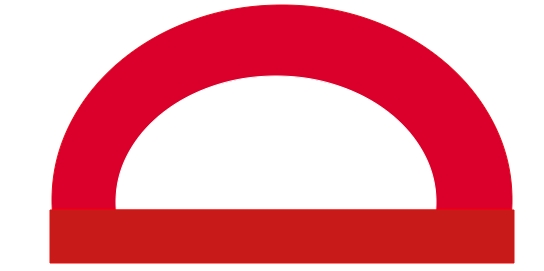
#> input picture example_photos/half_circle_red.jpg, 544 x 271 px, given in place of the camera
$ python webcam_h_c_detector.py   (older library calls are emulated)
#> lines starting #> are read from the running program, lines starting #| are printed output that depends on the picture; after the words box and inside, x2 and y2 are one past the last pixel; in counts of white or black regions, pixels touching at a corner belong together
#This script written to detect half circle objects with webcam.
#I chose red and half circled objects.You can chose your filter too, please write Read.me on git.
#@ dasmehdix
import cv2
import numpy as np

def pixDis(a1,b1,a2,b2):
	#distance between points(pixels)
	y = b2-b1
	x = a2-a1
	return np.sqrt(x*x+y*y)


def nothing(x):
	# any operation
	pass

cap = cv2.VideoCapture(0)

cv2.namedWindow("Trackbars")
cv2.createTrackbar("L-H", "Trackbars", 62, 180, nothing)
cv2.createTrackbar("L-S", "Trackbars", 66, 255, nothing)
cv2.createTrackbar("L-V", "Trackbars", 134, 255, nothing)
cv2.createTrackbar("U-H", "Trackbars", 180, 255, nothing)
cv2.createTrackbar("U-S", "Trackbars", 255, 255, nothing)
cv2.createTrackbar("U-V", "Trackbars", 243, 255, nothing)

font = cv2.FONT_HERSHEY_COMPLEX


global center

while True:
	ret, frame = cap.read()
#> frame is the input picture: shape (271, 544, 3); mean B, G, R 156.7, 145.1, 235.3
	frame = cv2.GaussianBlur(frame,(5,5),0)
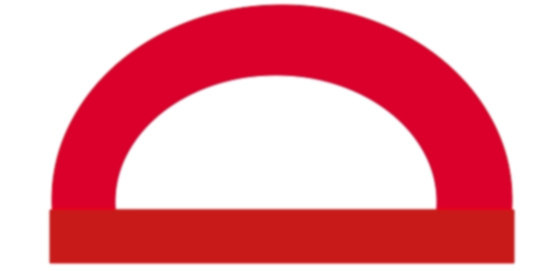
#> frame: shape (271, 544, 3); mean B, G, R 156.7, 145.1, 235.3
	gray= cv2.cvtColor(frame,cv2.COLOR_BGR2GRAY)
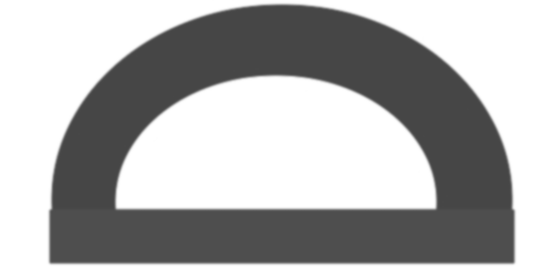
#> gray: shape (271, 544); min 70, max 255, mean 173.3
	hsv = cv2.cvtColor(frame, cv2.COLOR_BGR2HSV)
#> hsv: shape (271, 544, 3); mean H, S, V 53.6, 108.4, 235.3

	l_h = cv2.getTrackbarPos("L-H", "Trackbars")
	l_s = cv2.getTrackbarPos("L-S", "Trackbars")
	l_v = cv2.getTrackbarPos("L-V", "Trackbars")
	u_h = cv2.getTrackbarPos("U-H", "Trackbars")
	u_s = cv2.getTrackbarPos("U-S", "Trackbars")
	u_v = cv2.getTrackbarPos("U-V", "Trackbars")

	# lower mask (0-10)

	''' lower_red = np.array([0,50,50])
	upper_red = np.array([10,255,255])
	mask0 = cv2.inRange(hsv, lower_red, upper_red)

	# upper mask (170-180)
	lower_red = np.array([170,50,50])
	upper_red = np.array([180,255,255])
	mask1 = cv2.inRange(hsv, lower_red, upper_red)
	mask = mask0+mask1 '''

	lower_red = np.array([l_h, l_s, l_v])
	upper_red = np.array([u_h, u_s, u_v])

	mask = cv2.inRange(hsv, lower_red, upper_red)
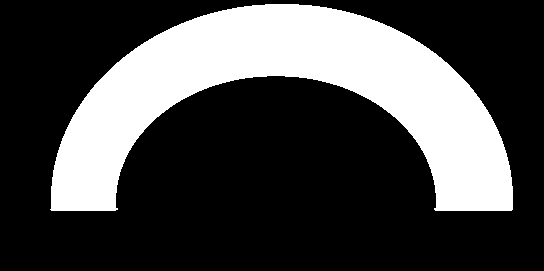
#> mask: shape (271, 544); 28.3% white; 1 white region, box (x1, y1, x2, y2) and area: (50, 4, 513, 211) 41761
	kernel = np.ones((5, 5), np.uint8)
	mask = cv2.dilate(mask, kernel)
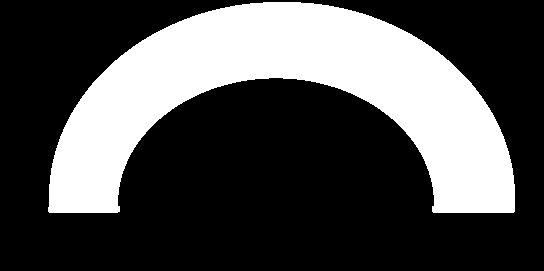
#> mask: shape (271, 544); 30.5% white; 1 white region
	mask[np.where(mask==0)] = 0
	#mask = cv2.Canny(mask,50,100)

	# Contours detection
	if int(cv2.__version__[0]) > 3:
		# Opencv 4.x.x
		contours, _ = cv2.findContours(mask, cv2.RETR_TREE, cv2.CHAIN_APPROX_SIMPLE)
#> contours = 1 contour; box (x1, y1, x2, y2) and area: (48, 2, 515, 213) 44408
	else:
		# Opencv 3.x.x
		_, contours, _ = cv2.findContours(mask, cv2.RETR_TREE, cv2.CHAIN_APPROX_SIMPLE)
	oldArea = 0
	oldCnt = 0

	for cnt in contours:
		area = cv2.contourArea(cnt)
		approx = cv2.approxPolyDP(cnt, 0.02*cv2.arcLength(cnt, True), True)
		diameter = np.sqrt(4*area/np.pi)
		x = approx.ravel()[0]
		y = approx.ravel()[1]
		convvex = cv2.isContourConvex(cnt)
		#print(len(cnt))
		if cv2.arcLength(cnt,True) != 0:
			circularity = (4*np.pi*area)/((cv2.arcLength(cnt,True))*(cv2.arcLength(cnt,True)))

		if area > 500 and 0.5 <=float(circularity) <= 0.7 and 4< len(approx) <= 7 and convvex == False:
			#roundness = (4*area)/(np.pi*diameter*diameter)
			#print(float(roundness))
			x1, y1 ,w1, h1 = cv2.boundingRect(cnt)
			''' print(cv2.boundingRect(cnt))
			cv2.rectangle(frame,(x1-20,y1-20),(x1+w1+20,y1+h1+20),(0,255,0),2) '''
			x2 = x1 + w1
			y2 = y1 + h1
			if x1<0:
				x1=1
			if y1<0:
				y1=1
			if x2>639:
				x2 = 639
			if y2>479:
				y2=479
			gray = gray[(y1):(y2),(x1):(x2)]
			if gray.shape[0] != 0:
				if gray.shape[1] != 0:
					if y2>y1:
						if x2>x1:
							''' print(gray.shape)
							cv2.imshow("ngray", gray)  '''
							rows = gray.shape[0]
							#cv2.imshow("daire",gray)
							circles = cv2.HoughCircles(gray,cv2.HOUGH_GRADIENT,1,rows/8,param1=50,param2=15,minRadius=15,maxRadius=120)
							if circles is not None:
									circles = np.uint16(np.around(circles))
									for i in circles[0,:]:
										center = (i[0]+x1, i[1]+y1)
										radius = i[2]
										#cv2.circle(frame, center, radius, (111, 23, 111), 3)
									''' if len(approx.ravel()) <= 12:
										yayDif = pixDis(approx.ravel()[0],approx.ravel()[1],approx.ravel()[4],approx.ravel()[5])
										#yaydif cemberde ilk ve 3. nokta arasındaki mesafe ref ise olması gerek uzunluğu
										referance = np.sqrt(2)*pixDis(approx.ravel()[0],approx.ravel()[1],approx.ravel()[8],approx.ravel()[9])
										if referance-2<yayDif<referance+2: '''
									if area >= oldArea:
										M = cv2.moments(cnt)
										cX = int(M["m10"] / M["m00"])
										cY = int(M["m01"] / M["m00"])
										if abs(center[0]-cX) < 40:
    										#This place is where we understand that it's a half circle
											cv2.drawContours(frame, [approx], 0, (0, 0, 0), 5)
											cv2.line(frame,(cX,cY),(cX,cY-60),(0,255,0),thickness=2)
											cv2.line(frame,(cX,cY),(cX+60,cY),(255,0,0),thickness=2)
											cv2.line(frame,(cX,cY),(cX-30,cY+30),(0,0,255),thickness=2)
											cv2.putText(frame,"Yarim Daire Bulundu",(x,y),font,1,(100,244,237),thickness=2)
											oldArea = area
											oldCnt = cnt


			''' if len(approx) == 3:
				cv2.putText(frame, "Triangle", (x, y), font, 1, (0, 0, 0))
			elif len(approx) == 4:
				cv2.putText(frame, "Rectangle", (x, y), font, 1, (0, 0, 0))
			elif len(approx) == 5:
				cv2.putText(frame,"Half-Circle",(x,y),font,1,(0,255,0))
			elif 10 < len(approx) < 20:
				cv2.putText(frame, "Circle", (x, y), font, 1, (0, 0, 0)) '''
#> this loop made 1 pass
#> after the loop, oldArea = 0; oldCnt = 0


	cv2.imshow("FrameR", frame)
	cv2.imshow("Maske", mask)

	key = cv2.waitKey(1)
#> (key Esc is pressed here)
	if key == 27:
		break

cap.release()
cv2.destroyAllWindows()
